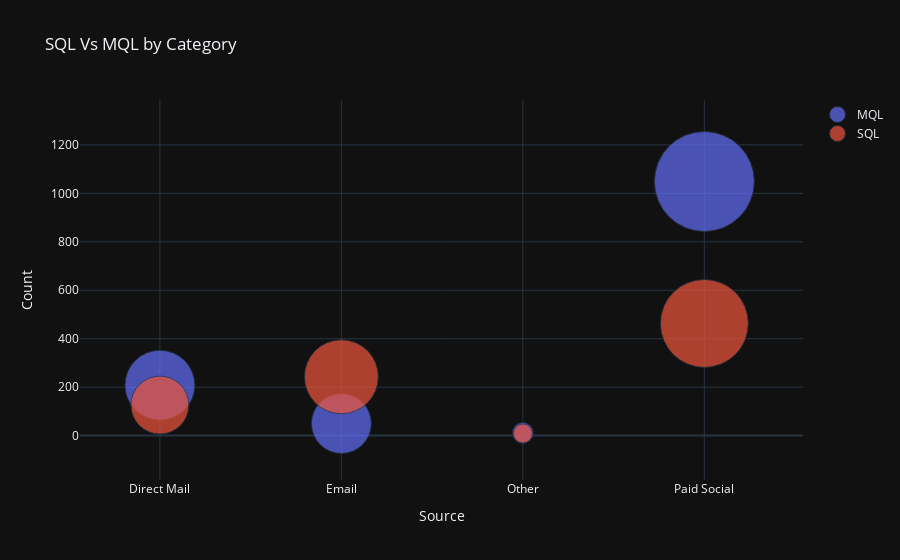

Notebook code cell kept with this figure:
### Code cell
import plotly.graph_objects as go

fig = go.Figure(data=[
    go.Scatter(name='MQL', x=[dd[1] for dd in dd.index[0:4]], y=dd['MQL'].iloc[0:4],
              mode = 'markers', marker_size=[70, 60, 21, 100]),
    go.Scatter(name='SQL', x=[dd[1] for dd in dd.index[4:]], y=dd['SQL'].iloc[4:],
              mode = 'markers', marker_size=[58, 74, 19, 88])
    
])
fig.update_layout(title_text='SQL Vs MQL by Category',
                 xaxis_title="Source",
                 yaxis_title="Count")
fig.update_layout(template="plotly_dark")
fig.show()
#fig.write_html("/Users/sandeepk/Desktop/SQL_VS_MQL_byCategory_bubble.html")

### Figure 1 — Plotly figure (JSON) as saved in the notebook; plotly's stock layout.template omitted (floating-point values rounded to 4 significant figures)
{"data": [{"marker": {"size": [70, 60, 21, 100]}, "mode": "markers", "name": "MQL", "type": "scatter", "x": ["Direct Mail", "Email", "Other", "Paid Social"], "y": [208, 50, 11, 1049]}, {"marker": {"size": [58, 74, 19, 88]}, "mode": "markers", "name": "SQL", "type": "scatter", "x": ["Direct Mail", "Email", "Other", "Paid Social"], "y": [126, 243, 9, 463]}], "layout": {"title": {"text": "SQL Vs MQL by Category"}, "xaxis": {"title": {"text": "Source"}}, "yaxis": {"title": {"text": "Count"}}}}
